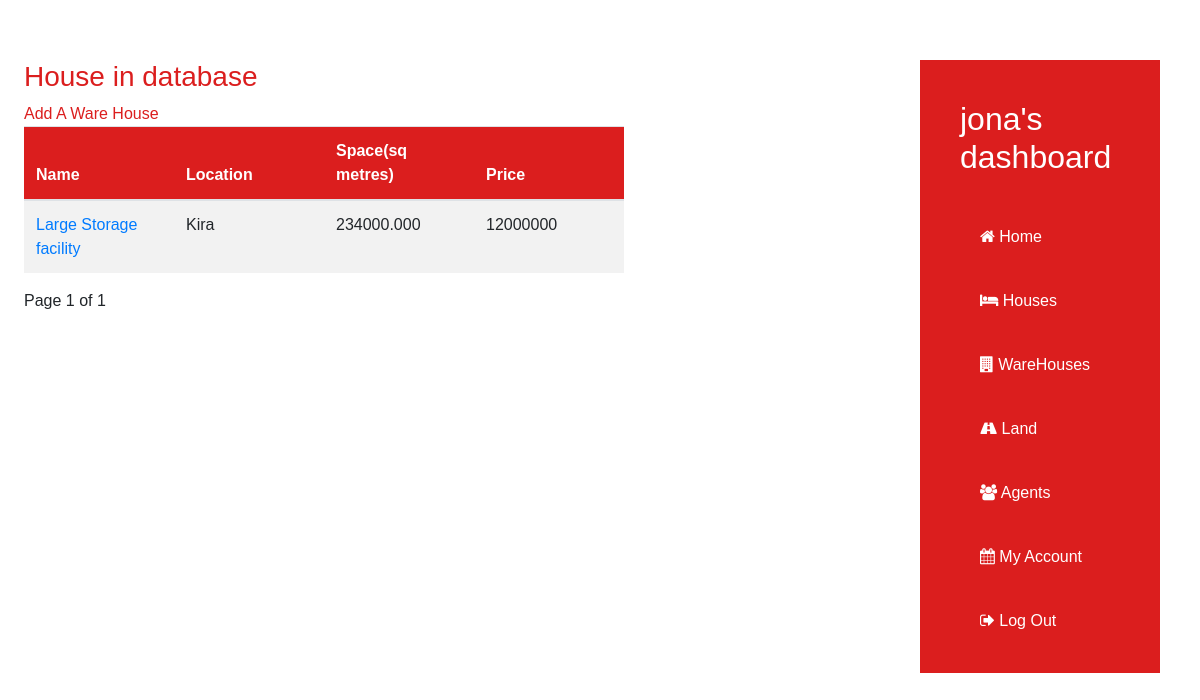
The page /warehouses/ (signed in) on the database its author committed.
### properties/models.py (models this page shows, shortened)
class WareHouse(models.Model):
    name=models.CharField(max_length=40)
    location=models.CharField(max_length=25)
    price=models.IntegerField()
    space=models.DecimalField(max_digits=11,decimal_places=3)
    agent=models.ForeignKey(User,on_delete=models.CASCADE)
    uploaded=models.DateTimeField(auto_now_add=True)

### properties/views.py (the view)
# urls.py: path('warehouses/', views.WareHouseListView.as_view(), name='warehouses'),
class WareHouseListView(ListView):
    queryset = WareHouse.objects.order_by('-id').all()
    template_name = 'properties/warehouses.html'
    paginate_by = 20
    context_object_name='warehouses'

### properties/templates/properties/warehouses.html (shortened to what this page needs)
{% extends 'properties/dashboard.html' %} {% block content %}  {% if warehouses %}
<h3 class="red-text">
  {{ houses.count }} House{{houses.count|pluralize}} in database
</h3>
<span
  ><a href="{% url 'properties:create_house' %}" class="red-text"
    >Add A Ware House</a
  ></span
>
<table class="table table-striped table-inverse table-responsive">
  <thead class="thead-inverse">
    <tr>
      <th>Name</th>
      <th>Location</th>
      <th>Space(sq metres)</th>
      <th>Price</th>
    </tr>
  </thead>
  <tbody>
    {% for house in warehouses %}
    <tr>
      <td><a href="/update_warehouse/{{house.id}}">{{ house.name }}</a></td>
      <td>{{house.location}}</td>
      <td>{{house.space}}</td>
      <td>{{house.price}}</td>
    </tr>
    {% endfor %}
  </tbody>
</table>
{% include 'properties/pagination.html' %} {% else %}
<h3>There are no ware houses yet.</h3>
<a href="{% url 'properties:create_warehouse' %}">Add A WareHouse</a>
{% endif %} {% endblock content %}

### properties/templates/properties/dashboard.html (shortened to what this page needs)
{% load static %}
<!DOCTYPE html>
<html lang="en">
  <head>
    <link rel="stylesheet" href="{% static 'properties/css/main.css' %}" />
    <link
      rel="stylesheet"
      href="{% static 'properties/css/bootstrap.min.css' %}"
    />
    <link
      rel="stylesheet"
      href="https://stackpath.bootstrapcdn.com/font-awesome/4.7.0/css/font-awesome.min.css"
    />
    <link rel="stylesheet" href="" />
  </head>
  <body>
    <div id="dashboard">
      {% block content %} {% endblock content %}
    </div>
    <div class="side-bar">
      <ul class="options">
        <h2 class="opt-item">{{user}}'s dashboard</h2>
        <li class="opt-item">
          <a href="{% url 'properties:admin_dashboard' %}" class="opt-link"
            ><i class="fa fa-home fa-1.5x" aria-hidden="true"></i> Home</a
          >
        </li>
        <li class="opt-item">
          <a href="{% url 'properties:houses' %}" class="opt-link">
            <i class="fa fa-bed" aria-hidden="true"></i>
            Houses</a
          >
        </li>
        <li class="opt-item">
          <a href="{% url 'properties:warehouses' %}" class="opt-link">
            <i class="fa fa-building fa-1.5x" aria-hidden="true"></i>
            WareHouses</a
          >
        </li>
        <li class="opt-item">
          <a href="" class="opt-link">
            <i class="fa fa-road fa-1.5x" aria-hidden="true"></i> Land</a
          >
        </li>
        <li class="opt-item">
          <a href="" class="opt-link"
            ><i class="fa fa-users fa-1.5x" aria-hidden="true"></i>
            Agents
          </a>
        </li>
        <li class="opt-item">
          <a href="" class="opt-link"
            ><i class="fa fa-calendar fa-1.5x" aria-hidden="true"></i> My
            Account</a
          >
        </li>
        <li class="opt-item">
          <a href="{% url 'properties:admin_logout' %}" class="opt-link"
            ><i class="fa fa-sign-out fa-1.5x" aria-hidden="true"></i> Log
            Out</a
          >
        </li>
      </ul>
    </div>
  </body>
</html>

### properties/static/properties/css/main.css (style rules this page uses)
:root { --primarycolor: rgb(219, 30, 30); --black: black; --blackish: rgba(0, 0, 0, 0.404); --white: white; --whitish: rgba(255, 255, 255, 0.671); --dunno:rgb(250, 246, 240); }
html { scroll-behavior: smooth; overflow-x: hidden; }
body { background-color: ; }
* { padding: 0; margin: 0; box-sizing: border-box; font-family: "Poppins", sans-serif; }
a { text-decoration: none; }
ul { list-style: none; }
.red-text { color: var(--primarycolor); }
#dashboard { padding: 5% 0% 2% 2%; }
.side-bar { position: fixed; top :5%; left: 75%; width: 20%; margin: 20px; }
.options { background-color: var(--primarycolor); color: var(--white); width: 100%; padding: 20px; }
.opt-item { padding: 20px; }
.opt-link { padding: 20px; color: white; height: 20px; }
.table thead { background-color: var(--primarycolor); color: var(--white); }
.table td { width: 150px; }
li { list-style-type:none ; }

### rows shown on the page
WareHouse: name "Large Storage facility", location "Kira", space "234000.000", price "12000000"

### other values the page prints
{{ page_obj.number }} "1"
{{ page_obj.paginator.num_pages }} "1"
{{ user }} "jona"
